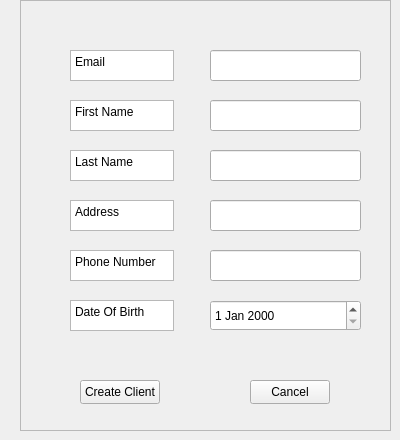
       <widget class="QWidget" name="CreateClientPage">
        <widget class="QFrame" name="CreateClient">
         <property name="geometry">
          <rect>
           <x>20</x>
           <y>0</y>
           <width>371</width>
           <height>431</height>
          </rect>
         </property>
         <property name="frameShape">
          <enum>QFrame::StyledPanel</enum>
         </property>
         <property name="frameShadow">
          <enum>QFrame::Raised</enum>
         </property>
         <widget class="QLineEdit" name="ClientCreateEmail">
          <property name="geometry">
           <rect>
            <x>190</x>
            <y>50</y>
            <width>151</width>
            <height>31</height>
           </rect>
          </property>
          <property name="placeholderText">
           <string extracomment="Email"/>
          </property>
         </widget>
         <widget class="QLineEdit" name="ClientCreateFirstName">
          <property name="geometry">
           <rect>
            <x>190</x>
            <y>100</y>
            <width>151</width>
            <height>31</height>
           </rect>
          </property>
         </widget>
         <widget class="QLineEdit" name="ClientCreateLastName">
          <property name="geometry">
           <rect>
            <x>190</x>
            <y>150</y>
            <width>151</width>
            <height>31</height>
           </rect>
          </property>
         </widget>
         <widget class="QDateEdit" name="ClientCreateDob">
          <property name="geometry">
           <rect>
            <x>190</x>
            <y>300</y>
            <width>151</width>
            <height>31</height>
           </rect>
          </property>
         </widget>
         <widget class="QLineEdit" name="ClientCreateAddress">
          <property name="geometry">
           <rect>
            <x>190</x>
            <y>200</y>
            <width>151</width>
            <height>31</height>
           </rect>
          </property>
         </widget>
         <widget class="QLineEdit" name="ClientCreatePhoneNumber">
          <property name="geometry">
           <rect>
            <x>190</x>
            <y>250</y>
            <width>151</width>
            <height>31</height>
           </rect>
          </property>
         </widget>
         <widget class="QPushButton" name="ClientCreateButton">
          <property name="geometry">
           <rect>
            <x>60</x>
            <y>380</y>
            <width>80</width>
            <height>24</height>
           </rect>
          </property>
          <property name="text">
           <string>Create Client</string>
          </property>
         </widget>
         <widget class="QPushButton" name="ClientCreateCancel">
          <property name="geometry">
           <rect>
            <x>230</x>
            <y>380</y>
            <width>80</width>
            <height>24</height>
           </rect>
          </property>
          <property name="text">
           <string>Cancel</string>
          </property>
         </widget>
         <widget class="QPlainTextEdit" name="ClientCreateEmailLine">
          <property name="geometry">
           <rect>
            <x>50</x>
            <y>50</y>
            <width>104</width>
            <height>31</height>
           </rect>
          </property>
          <property name="plainText">
           <string>Email</string>
          </property>
          <property name="textInteractionFlags">
           <set>Qt::NoTextInteraction</set>
          </property>
         </widget>
         <widget class="QPlainTextEdit" name="ClientCreateFirstNameLine">
          <property name="geometry">
           <rect>
            <x>50</x>
            <y>100</y>
            <width>104</width>
            <height>31</height>
           </rect>
          </property>
          <property name="plainText">
           <string>First Name</string>
          </property>
          <property name="textInteractionFlags">
           <set>Qt::NoTextInteraction</set>
          </property>
         </widget>
         <widget class="QPlainTextEdit" name="ClientCreateLastNameLine">
          <property name="geometry">
           <rect>
            <x>50</x>
            <y>150</y>
            <width>104</width>
            <height>31</height>
           </rect>
          </property>
          <property name="plainText">
           <string>Last Name</string>
          </property>
          <property name="textInteractionFlags">
           <set>Qt::NoTextInteraction</set>
          </property>
         </widget>
         <widget class="QPlainTextEdit" name="ClientCreateAddressLine">
          <property name="geometry">
           <rect>
            <x>50</x>
            <y>200</y>
            <width>104</width>
            <height>31</height>
           </rect>
          </property>
          <property name="plainText">
           <string>Address</string>
          </property>
          <property name="textInteractionFlags">
           <set>Qt::NoTextInteraction</set>
          </property>
         </widget>
         <widget class="QPlainTextEdit" name="ClientCreatePhoneNumberLine">
          <property name="geometry">
           <rect>
            <x>50</x>
            <y>250</y>
            <width>104</width>
            <height>31</height>
           </rect>
          </property>
          <property name="plainText">
           <string>Phone Number</string>
          </property>
          <property name="textInteractionFlags">
           <set>Qt::NoTextInteraction</set>
          </property>
         </widget>
         <widget class="QPlainTextEdit" name="ClientCreateDobLine">
          <property name="geometry">
           <rect>
            <x>50</x>
            <y>300</y>
            <width>104</width>
            <height>31</height>
           </rect>
          </property>
          <property name="plainText">
           <string>Date Of Birth</string>
          </property>
          <property name="textInteractionFlags">
           <set>Qt::NoTextInteraction</set>
          </property>
         </widget>
        </widget>
       </widget>
